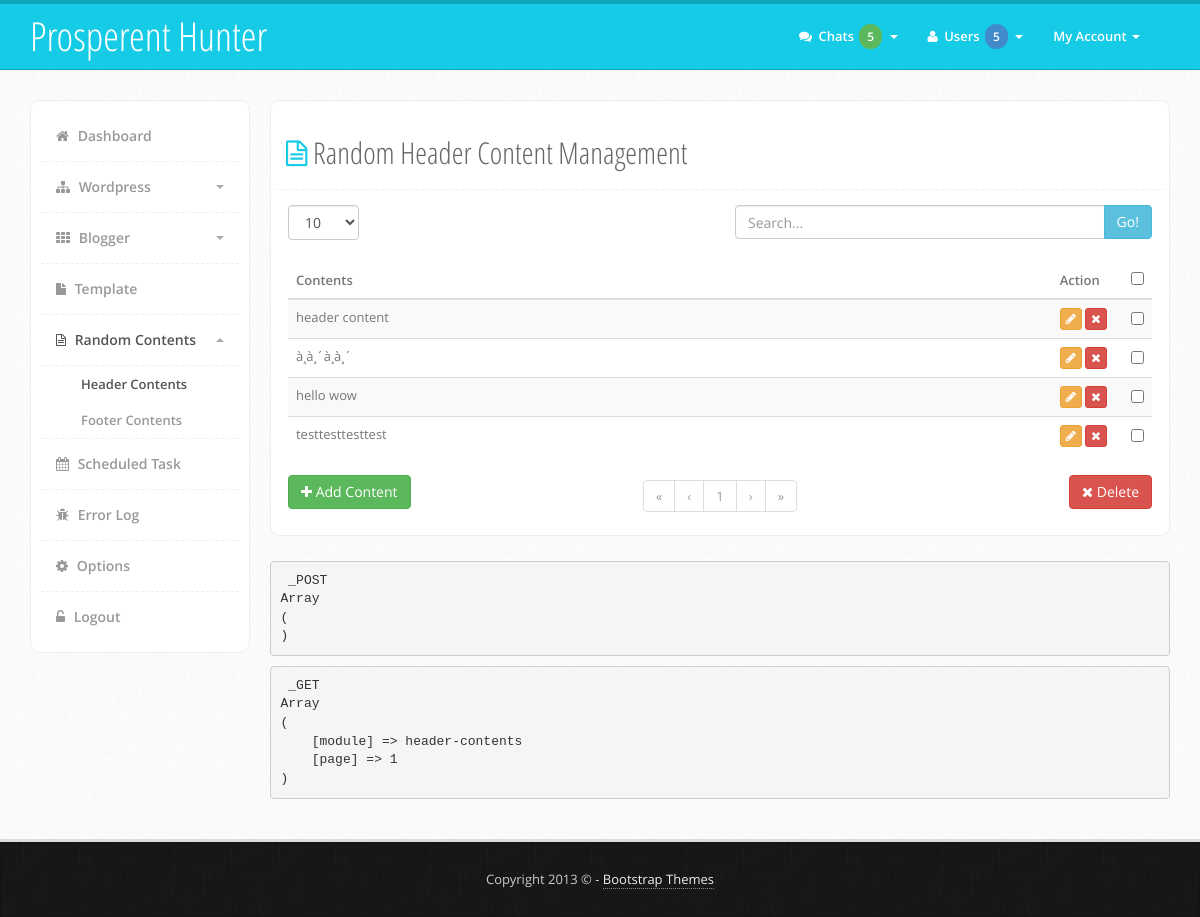
The page /?module=header-contents (signed in) on the database its author committed.
### tables this page shows
CREATE TABLE IF NOT EXISTS `random_contents` (
  `ID` int(255) NOT NULL AUTO_INCREMENT,
  `contents` longtext NOT NULL,
  `type` varchar(8) NOT NULL,
  PRIMARY KEY (`ID`)
);

### module.php (called while the page is built, shortened)
<?php
if (isset($_GET['module'])) {
    $module['module'] = $_GET['module'];
    if ($module['module'] == 'header-contents' || $module['module'] == 'footer-contents') {
        if ($module['module'] == 'header-contents') {
            $randTitle = 'Header';
        }
        if (isset($_GET['m-option'])) {
            if ($_GET['m-option'] == 'add') {
                $module['file'] = 'module/random-content/add-content.php';
                $module['title'] = 'Add Random ' . $randTitle . ' Header Content';
            }
            if ($_GET['m-option'] == 'edit') {
                $module['file'] = 'module/random-content/edit-content.php';
                $module['title'] = 'Edit Random ' . $randTitle . ' Content';
            }
        } else {
            $module['file'] = 'module/random-content/random-contents.php';
            $module['title'] = 'Random ' . $randTitle . ' Content Management';
        }
    }
} else {
    $module['module'] = 'dashboard';
    $module['file'] = 'dashboard.php';
    $module['title'] = 'Dashboard';
}
?>

### module/random-content/random-contents.php (the view, shortened to what this page needs)
<?php
if ($module['module'] == 'header-contents') {
    $contentModule = 'header';
}
if (isset($_GET['length'])) {
    $limit = $_GET['length'];
} else {
    $limit = '10';
}
$page = (int)$_GET['page'];
$eu = (($page - '1') * $limit);
$queryContent = "SELECT * FROM random_contents WHERE type = '" . $contentModule . "'";
if (isset($_GET['search'])) {
    $search = slashes($_GET['search']);
    $queryContent .= " AND contents LIKE '%" . $search . "%'";
} else {
    $search = NULL;
}
$resultTotal = $mysqli->query($queryContent)->num_rows OR trigger_error($mysqli->error . "[$queryContent]");
$queryData = $queryContent . " LIMIT $eu, $limit";
$resultContent = $mysqli->query($queryData) OR trigger_error($mysqli->error . "[$queryData]");
?>
                            <div class="content-box">
                                <div class="content-head">
                                    <h2><i class="fa fa-file-text-o color"></i> <?php echo $module['title']; ?></h2>
                                </div>
                                <div class="content-body">
                                    <form name ="tool-form" action="" method="GET">
                                        <div class="row">
                                            <div class="col-md-6 form-group">
                                                <label>
                                                    <select name="length" class="form-control" size="1" onchange="this.form.submit()">
                                                        <option value="10" <?php echo ($limit == '10') ? "selected" : "" ?>>10</option>
                                                    </select>
                                                </label>
                                            </div>
                                            <div class="col-md-6 input-group">
                                                <div class="input-group">
                                                    <input type="text" name="search" class="form-control" placeholder="Search..." value="<?php echo $search; ?>">
                                                    <span class="input-group-btn"><button type="submit" class="btn default">Go!</button></span>
                                                </div>
                                            </div>
                                        </div>
                                    </form>
                                    <form name="<?php echo $module['module']; ?>-form" action="" method="POST">
                                        <table class="table table-striped table-hover">
                                            <thead>
                                                <tr>
                                                    <th class="col-md-11">Contents</th>
                                                    <th class="col-md-1">Action</th>
                                                    <th class="col-md-1 text-center"><input type="checkbox" name="select-all" class="select-all" data-checkbox-name="delete-item[]" /></th>
                                                </tr>
                                            </thead>
                                            <tbody>
                                                <?php while ($contentRow = $resultContent->fetch_array(MYSQLI_ASSOC)) { ?>
                                                <tr>
                                                    <td><?php echo shortString(strip_tags($contentRow['contents']), '90'); ?></td>
                                                    <td>
                                                        <a href="?module=<?php echo $module['module']; ?>&m-option=edit&id=<?php echo $contentRow['ID']; ?>" class="btn btn-xs yellow"><i class="fa fa-pencil" data-toggle="tooltip" title="Edit"></i></a>
                                                        <a href="#delete" class="btn btn-xs red deleteItem" data-toggle="modal" data-id="<?php echo $contentRow['ID']; ?>"><i class="fa fa-times" data-toggle="tooltip" title="Delete"></i></a>
                                                    </td>
                                                    <td class="text-center"><input type="checkbox" name="delete-item[]" value="<?php echo $contentRow['ID']; ?>" /></td>
                                                </tr>
                                                <?php } ?>
                                            </tbody>
                                        </table>
                                    </form>
                                    <div class="row">
                                        <div class="col-md-3 text-left">
                                            <a href="?module=<?php echo $module['module']; ?>&m-option=add" class="btn green"><i class="fa fa-plus"></i> Add Content</a>
                                        </div>
                                        <div class="col-md-6">
                                            <div class="text-center">
                                                <ul class="pagination">
                                                    <?php echo pagination($resultTotal, $page, $limit, 'page'); ?>
                                                </ul>
                                            </div>
                                        </div>
                                        <div class="col-md-3 text-right">
                                            <a href="#delete" class="btn red" data-toggle="modal"><i class="fa fa-times"></i> Delete</a>
                                        </div>
                                    </div>
                                </div>
                            </div>

### functions.php (shortened to what this page needs)
<?php
function shortString($string, $limit) {
    if (strlen($string) > ($limit + '3')) {
        $string = substr($string, '0' ,$limit) . '...';
        echo $string;
    } else {
        echo $string;;
    }
}
function pagination($total, $page, $shown, $url) {
    $pages = ceil($total / $shown);
    $range_start = ($page - '2') <= '0' || ($pages - '4') <= '0' ? '1' : (($page + '2') >= $pages ? $pages - '4' : $page - '2');
    $range_end = $pages <= '5' ? $pages : (($page + '2') >= $pages ? $pages : $range_start + '4');
    if ($page > '1') {
        $r[] = '<li><a href="' . url($url, ($page / $page)) . '">&laquo;</a></li>';
        $r[] = '<li><a href="' . url($url, ($page - '1')) . '">&lsaquo;</a></li>';
    } else {
        $r[] = '<li class="disabled"><a href="javascript:;">&laquo;</a></li>';
        $r[] = '<li class="disabled"><a href="javascript:;">&lsaquo;</a></li>';
    }
    if ($range_end > '1') {
        foreach(range($range_start, $range_end) as $key => $value) {
            if ($value == $page) {
                $r[] = '<li class="active"><a href="javascript:;">' . $value . '</a></li>';
            } else {
                $r[] = '<li><a href="' . url($url, $value)  . '">' . $value . '</a></li>';
            }
        }
    } else {
        $r[] = '<li class="disabled"><a href="javascript:;">' . $page . '</a></li>';
    }
    if ($page < $pages) {
        $r[] = '<li><a href="' . url($url, ($page + '1')) . '">&rsaquo;</a></li>';
        $r[] = '<li><a href="' . url($url, $pages) . '">&raquo;</a></li>';
    } else {
        $r[] = '<li class="disabled"><a href="javascript:;">&rsaquo;</a></li>';
        $r[] = '<li class="disabled"><a href="javascript:;">&raquo;</a></li>';
    }
    return ((isset($r)) ? implode("\r\n", $r) : '');
}
?>

### assets/css/style.css (style rules this page uses)
body { font-family: 'Open Sans', sans-serif; color: #444; font-size: 13px; line-height: 25px; -webkit-font-smoothing: antialiased; background: #fafafa url('../img/main-back.png') repeat; }
h1,h2,h3,h4 { font-family: 'Open Sans Condensed', sans-serif; }
.color { color: #16cbe6; }
.pagination { margin: 5px 0px; }
.content-box { background: #fff; padding: 5px; border-radius: 10px; border-left: 1px solid #eee; border-top: 1px solid #eee; border-bottom: 1px solid #eee; border-right: 1px solid #eee; }
.content-box .content-head { margin: 0px; font-family: "Open Sans", sans-serif; font-size: 15px; line-height: 25px; color: #666; padding: 10px; margin-bottom: 10px; padding-bottom: 10px; border-bottom: 1px dashed #eee; }
.content-box .content-body { padding: 5px 12px; color: #777; }
.default { color: #ffffff; background-color: #5bc0de; border-color: #46b8da; }
.red { color: #ffffff; background-color: #d9534f; border-color: #d43f3a; }
.green { color: #ffffff; background-color: #5cb85c; border-color: #4cae4c; }
.yellow { color: #ffffff; background-color: #f0ad4e; border-color: #eea236; }

### rows shown on the page
random_contents: contents "header content"
random_contents: string "à¸­à¸´à¸­à¸´"
random_contents: string "hello wow"
random_contents: string "testtesttesttest"

### other values the page prints
$module['title'] "Random Header Content Management"
$page "1"
